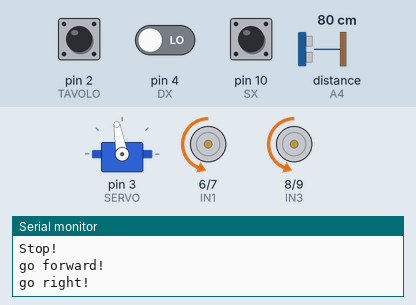
Recording of a sketch running on a simulated Arduino Uno, built with avr-gcc and run on an emulated ATmega328P. Parts: servo, motor-driver pin pairs drawn as motors (green arrow = first pin HIGH = forward, orange = second pin HIGH = backward, longer = more drive, scaled by the enable pin), the last lines printed to the serial monitor. Inputs (shaded band) come from the test bench; at power-on: pin 2 (TAVOLO) LOW, pin 4 (DX) LOW, pin 10 (SX) HIGH, distance to the obstacle (sensor on A4) 80 cm. The echo pulse lasts 58.3 µs per cm; random numbers use the default seed unless the sketch sets one.

Above: at 1.2 s.
1.3 s: pin 2 (TAVOLO) driven HIGH
At 2.2 s:
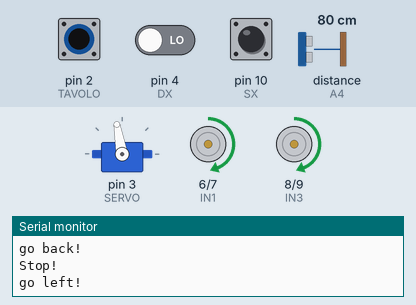
4.3 s: pin 2 (TAVOLO) driven LOW
At 7.2 s:
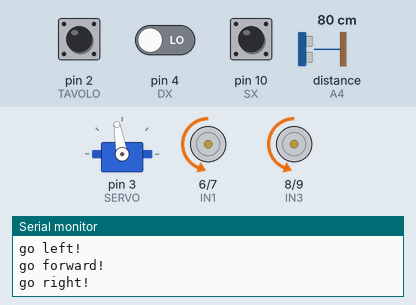
7.3 s: pin 4 (DX) driven HIGH
At 11.6 s:
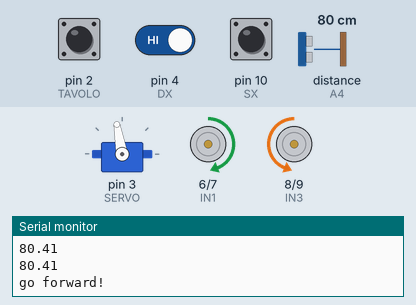
12.5 s: pin 2 (TAVOLO) driven HIGH
14.0 s: pin 2 (TAVOLO) pulsed LOW 2 times (0.12 s each, 0.3 s apart)
Timing chart, 0 to 17.7 s (numbered marks = the images above; inputs shaded):
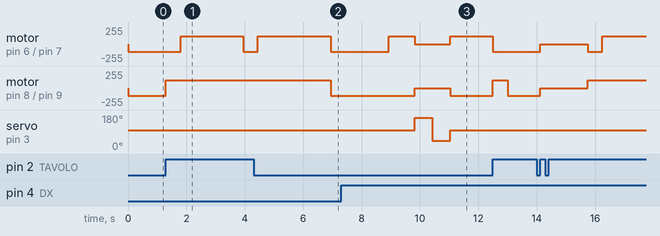

Measured:
- after the input at 1.3 s, motor on pin 6 (IN1) / pin 7 (IN2): backward 115/255 → forward 115/255 after 0.50 s, → backward 115/255 2.1 s later; motor on pin 8 (IN3) / pin 9 (IN4): backward 115/255 → forward 115/255 at once
- after the input at 4.3 s, motor on pin 8 (IN3) / pin 9 (IN4): forward 115/255 → backward 115/255 after 2.6 s
- after the input at 7.3 s, motor on pin 6 (IN1) / pin 7 (IN2): backward 115/255 → forward 115/255 after 1.6 s, → stopped 0.88 s later, → forward 115/255 1.2 s later; motor on pin 8 (IN3) / pin 9 (IN4): backward 115/255 → stopped after 2.5 s, → backward 115/255 1.2 s later

The sketch:

Firmware.ino
```cpp
#include <Servo.h>

#define INIT   0
#define GOING  1
#define ATTACK 2
#define RIGHT  3
#define LEFT   4
#define STOP   5
#define BACK   6
#define RANDOM 7

#define ENA  5
#define ENB  11
#define IN1  6
#define IN2  7
#define IN3  8
#define IN4  9
#define ECHO A4
#define TRIG A5

#define ABS  115

#define SX     10
#define TAVOLO 2
#define DX     4
#define SERVO  3

#define STRAIGHT_ANGLE 100
#define RIGHT_ANGLE    45
#define LEFT_ANGLE     165

volatile int state;
unsigned long timer;
int tavolo, sx, dx;
volatile int pendingInterrupt;
Servo myServo;

int getDistance() {
    digitalWrite(TRIG, LOW);
    delayMicroseconds(2);
    digitalWrite(TRIG, HIGH);
    delayMicroseconds(20);
    digitalWrite(TRIG, LOW);
    float distance = pulseIn(ECHO, HIGH);
    distance = distance/58;
    Serial.println(distance);
    return (int)distance;
}

void forward() {
    analogWrite(ENA, ABS);
    analogWrite(ENB, ABS);
    digitalWrite(IN1, HIGH);
    digitalWrite(IN2, LOW);
    digitalWrite(IN3, LOW);
    digitalWrite(IN4, HIGH);
    Serial.println("go forward!");
}

void back() {
    analogWrite(ENA, ABS);
    analogWrite(ENB, ABS);
    digitalWrite(IN1, LOW);
    digitalWrite(IN2, HIGH);
    digitalWrite(IN3, HIGH);
    digitalWrite(IN4, LOW);
    Serial.println("go back!");
}

void left() {
    analogWrite(ENA, ABS);
    analogWrite(ENB, ABS);
    digitalWrite(IN1, HIGH);
    digitalWrite(IN2, LOW);
    digitalWrite(IN3, HIGH);
    digitalWrite(IN4, LOW);
    Serial.println("go left!");
}

void right() {
    analogWrite(ENA, ABS);
    analogWrite(ENB, ABS);
    digitalWrite(IN1, LOW);
    digitalWrite(IN2, HIGH);
    digitalWrite(IN3, LOW);
    digitalWrite(IN4, HIGH);
    Serial.println("go right!");
}

void stop() {
    digitalWrite(ENA, LOW);
    digitalWrite(ENB, LOW);
    Serial.println("Stop!");
}

// vero quando non c'e' niente, falso quando c'e' l'ostacolo (led acceso)
void readInput() {
    sx = digitalRead(SX);
    tavolo = digitalRead(TAVOLO);
    dx = digitalRead(DX);
}

// quando si spegne il led centrale, forza il cambio di stato
// CI SONO GROSSI PROBLEMI DI CONCORRENZA DA GESTIRE
void missingTableInterrupt() {
    stop();
    state = STOP;
    pendingInterrupt = 1;
}

void changeState(int newState) {
    noInterrupts();
    if (!pendingInterrupt) {
        state = newState;
    }
    interrupts();
}

// ritorna 1 se il delay viene interrotto prematuramente dall'interrupt
int interruptibleDelay(int ms) {
    unsigned long localTimer = millis();
    while (millis() - localTimer < ms) {
        if (pendingInterrupt)
            return 1;
    }
    return 0;
}

void setup() {
    Serial.begin(9600);

    pinMode(ECHO, INPUT);
    pinMode(TRIG, OUTPUT);
    pinMode(IN1, OUTPUT);
    pinMode(IN2, OUTPUT);
    pinMode(IN3, OUTPUT);
    pinMode(IN4, OUTPUT);
    pinMode(ENA, OUTPUT);
    pinMode(ENB, OUTPUT);
    stop();

    myServo.attach(SERVO);
    myServo.write(STRAIGHT_ANGLE);

    randomSeed(analogRead(A0));
    state = INIT;
    timer = millis();
    pendingInterrupt = 0;

    attachInterrupt(digitalPinToInterrupt(TAVOLO), missingTableInterrupt, RISING);
}

void loop() {
    readInput();

    switch (state) {
        case INIT:
            if (tavolo) {
                stop();
            } else {
                forward();
                changeState(GOING);
            }
            break;
        case GOING:
            if (tavolo) {
                stop();
                changeState(STOP);
            } else if (!sx && !dx) {
                forward();
                changeState(ATTACK);
            } else if (!sx && dx) {
                left();
                timer = millis();
                changeState(LEFT);
            } else if (sx && !dx) {
                right();
                timer = millis();
                changeState(RIGHT);
            } else {
                // prima ha controllato gli infrarossi
                // se non c'e' niente controlla il sonar
                myServo.write(STRAIGHT_ANGLE);
                if (interruptibleDelay(random(600, 900))) return;  // ferma loop() se nel mentre sparisce il tavolo
                float distance = getDistance();

                // ostacolo davanti
                if (distance <= 40) {
                    forward();
                    changeState(ATTACK);
                } else {
                    stop();
                    myServo.write(LEFT_ANGLE); delay(random(600, 900));
                    distance = getDistance();

                    // ostacolo a sinistra
                    if (distance <= 40) {
                        myServo.write(STRAIGHT_ANGLE);
                        left(); delay(random(1000, 1500));
                        forward();
                        changeState(ATTACK);
                    } else {
                        myServo.write(RIGHT_ANGLE); delay(random(600, 900));
                        distance = getDistance();

                        // ostacolo a destra
                        if (distance <= 40) {
                            myServo.write(STRAIGHT_ANGLE);
                            right(); delay(random(1000, 1500));
                            forward();
                            changeState(ATTACK);
                        } else {
                            // non c'e' niente, prosegui
                            myServo.write(STRAIGHT_ANGLE);
                            forward();
                            if (interruptibleDelay(random(1500, 3000))) return;  // ferma loop() se nel mentre sparisce il tavolo
                        }
                    }
                }
            }
            break;
        case RIGHT:
        case LEFT:
            if (millis() - timer > 2000) {
                forward();
                changeState(GOING);
            } else if (!sx && !dx) {
                forward();
                changeState(ATTACK);
            }
            break;
        case ATTACK:
            if (tavolo) {
                stop();
                changeState(STOP);
            } else if (!sx && dx) {
                left(); delay(random(100, 400));
                forward();
                if (interruptibleDelay(random(100, 400))) return;
            } else if (sx && !dx) {
                right(); delay(random(100, 400));
                forward();
                if (interruptibleDelay(random(100, 400))) return;
            }
            break;
        case STOP:
            stop();
            back();
            if (pendingInterrupt) pendingInterrupt = 0;
            timer = millis();
            changeState(BACK);
            break;
        case BACK:
            if (millis() - timer > 500) {
                stop();
                changeState(RANDOM);
            }
            break;
        case RANDOM:
            int val = random(0, 2);
            if (val) {
                right();
                timer = millis();
                delay(random(2000, 3000));
                changeState(RIGHT);
            } else {
                left();
                timer = millis();
                delay(random(2000, 3000));
                changeState(LEFT);
            }
            break;
        default:
            break;
    }
}
```
